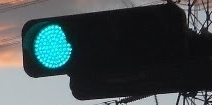
#> input picture docker/test_in.png, 212 x 105 px
$ python main.py
#> lines starting #> are read from the running program, lines starting #| are printed output that depends on the picture
import cv2 as cv

def test():
    img = cv.imread('./test_in.png')
#> img is the input picture: shape (105, 212, 3); mean B, G, R 77.1, 75.1, 64.5
    print(type(img))
#| <class 'numpy.ndarray'>
    print(img.shape)
#| (105, 212, 3)
    img_rotate_180 = cv.rotate(img, cv.ROTATE_180)
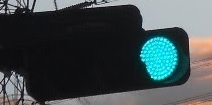
#> img_rotate_180: shape (105, 212, 3); mean B, G, R 77.1, 75.1, 64.5
    cv.imwrite('test_out.png', img_rotate_180)

def main():
    print(cv.__version__)
    test()

main()
